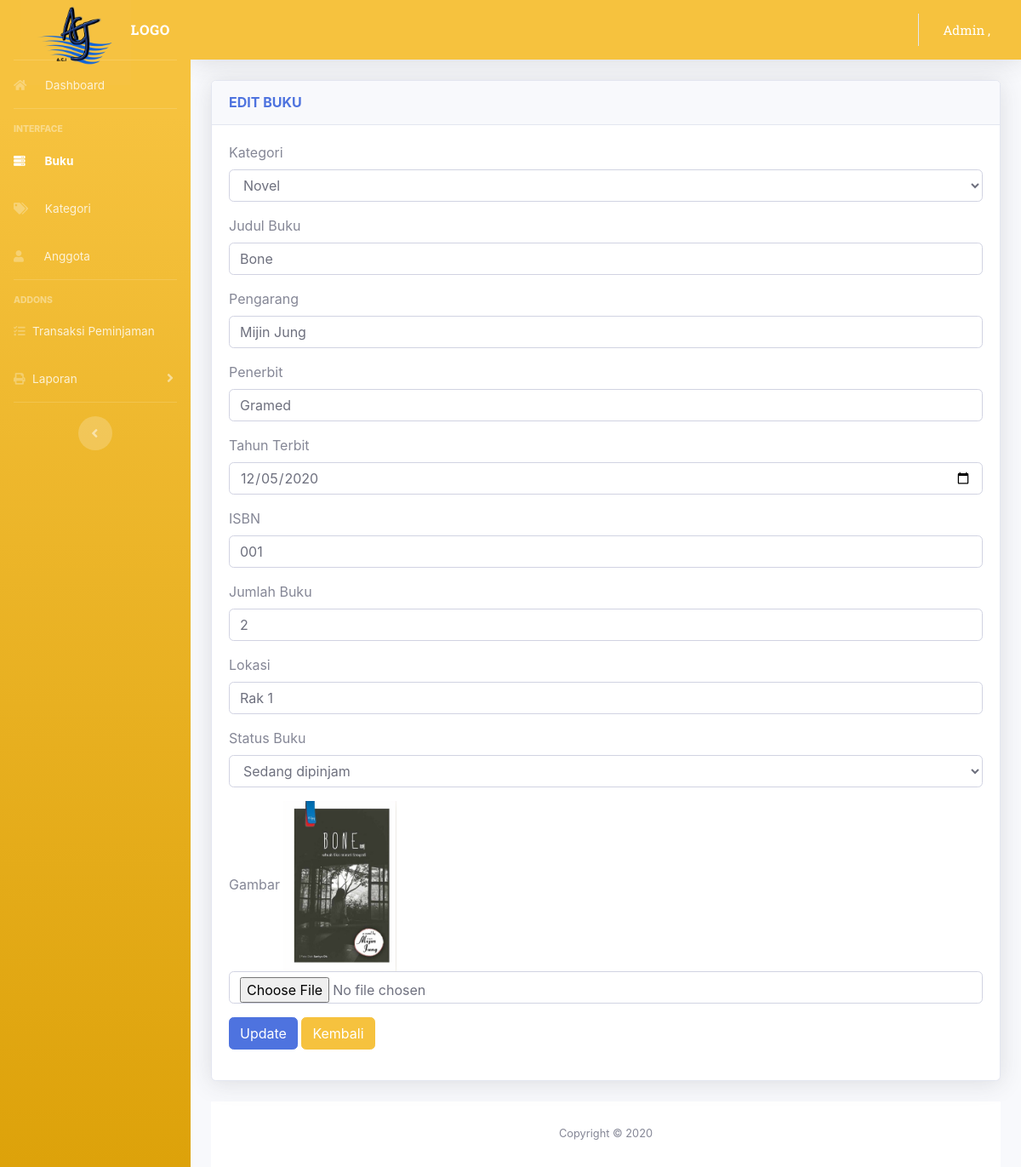
The page /admin/edit_buku/8 on the database its author committed.
### tables this page shows
CREATE TABLE `buku` (
  `id_buku` int(5) NOT NULL,
  `id_kategori` int(5) NOT NULL,
  `judul_buku` varchar(50) NOT NULL,
  `pengarang` varchar(35) NOT NULL,
  `thn_terbit` date NOT NULL,
  `penerbit` varchar(50) NOT NULL,
  `isbn` varchar(20) NOT NULL,
  `jumlah_buku` int(3) NOT NULL,
  `lokasi` enum('Rak 1','Rak 2','Rak 3') NOT NULL,
  `gambar` varchar(220) NOT NULL,
  `tgl_input` date NOT NULL,
  `status_buku` enum('1','0') NOT NULL
);

CREATE TABLE `kategori` (
  `id_kategori` int(15) NOT NULL,
  `nama_kategori` varchar(50) NOT NULL
);

### application/controllers/Admin.php (called while the page is built, shortened)
<?php
class Admin extends CI_Controller
{
function edit_buku($id){
   $data['user'] = $this->db->get_where('user', ['email' => $this->session->userdata('email')])->row_array();
$data['buku'] = $this->db->query("select * from buku B, kategori K where
B.id_kategori=K.id_kategori and B.id_buku='$id'")->result();
$data['kategori'] =$this->M_perpus->get_data('kategori')->result();
$this->load->view('admin/header');
$this->load->view('admin/editbuku',$data);
$this->load->view('admin/footer');
}
}
?>

### index.php (called while the page is built, shortened)
<?php
require_once BASEPATH.'core/CodeIgniter.php';

### application/views/admin/editbuku.php (the view, shortened to what this page needs)
<div class="container-fluid">
	<div class="card shadow mb-4">
            <div class="card-header py-3">
              <h6 class="m-0 font-weight-bold text-primary">EDIT BUKU</h6>
            </div>
            <div class="card-body">
	<?php foreach ($buku as $b){ ?>
<form action="<?php echo base_url().'admin/update_buku' ?>" method="post"
enctype="multipart/form-data">
<div class="form-group">
<label>Kategori</label>
<select name="id_kategori" class="form-control">
<option value="<?php echo $b->id_kategori; ?>"><?php echo
$b->nama_kategori; ?></option>
</select>
</div>
<div class="form-group">
<label>Judul Buku</label>
<input type="text" name="judul_buku" class="form-control" value="<?php
echo $b->judul_buku; ?>">
</div>
<div class="form-group">
<label>Pengarang</label>
<input type="text" name="pengarang" class="form-control" value="<?php
echo $b->pengarang; ?>">
</div>
<div class="form-group">
<label>Penerbit</label>
<input type="text" name="penerbit" class="form-control" value="<?php
echo $b->penerbit; ?>">
</div>
<div class="form-group">
<label>Tahun Terbit</label>
<input type="date" name="thn_terbit" class="form-control" value="<?php
echo $b->thn_terbit; ?>">
</div>
<div class="form-group">
<label>ISBN</label>
<input type="text" name="isbn" class="form-control" value="<?php echo
$b->isbn; ?>">
</div>
<div class="form-group">
<label>Jumlah Buku</label>
<input type="text" name="jumlah_buku" class="form-control"
value="<?php echo $b->jumlah_buku; ?>">
</div>
<div class="form-group">
<label>Lokasi</label>
<input type="text" name="lokasi" class="form-control" value="<?php echo
$b->lokasi; ?>">
</div>
<div class="form-group">
<label>Status Buku</label>
<select name="status_buku" class="form-control">
<option <?php if($b->status_buku == "0"){echo "selected='selected'";}
echo $b->status_buku; ?> value="0">Sedang dipinjam</option>
</select>
</div>
<div class="form-group">
<label>Gambar</label>
<?php
if(isset($b->gambar)){
echo '<img src="'.base_url().'asset/Upload/'.$b->gambar.'"
width="15%">';
}?>
<input name="foto" type="file" class="form-control">
</div>
<div class="form-group">
          <button type="submit" value="Update"  class="btn btn-primary">Update</button>
          <button type="button" value="Kembali" class="btn btn-warning" onclick="window.history.go(-1)">Kembali</button>
	</form>
<?php } ?>
</div>
</div>
</div>

### rows shown on the page
buku: id_kategori "Novel", judul_buku "Bone", pengarang "Mijin Jung", penerbit "Gramed", thn_terbit "12/05/2020", isbn "001", jumlah_buku "2", lokasi "Rak 1", status_buku "Sedang dipinjam", gambar (picture)
